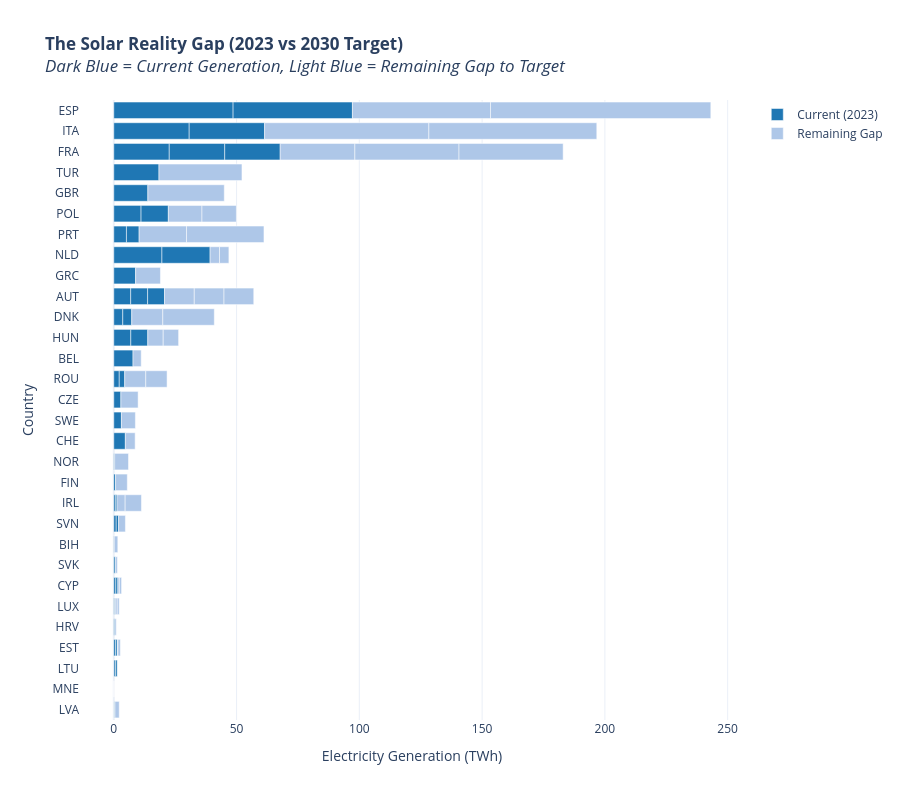

The cell this chart's notebook holds for it:
### Code cell
# Create an Interactive Bar Chart
plot_source = "Solar"

df_graph = (
    df_gap
    .query(f"source == '{plot_source}'")
    .sort_values(by='value_target', ascending=True)
    .rename(columns={"iso": "country", "value_history": "current_twh"})
)

fig = px.bar(
    df_graph, 
    y='country', 
    x=['current_twh', 'gap_twh'], 
    title=f'<b>The {plot_source} Reality Gap (2023 vs 2030 Target)</b><br><i>Dark Blue = Current Generation, Light Blue = Remaining Gap to Target</i>',
    labels={'value': 'Generation (TWh)', 'country': 'Country', 'variable': 'Metric'},
    orientation='h',  # Horizontal bars are easier to read for country names
    height=800,       # Tall chart to fit all countries
    color_discrete_map={'current_twh': '#1f77b4', 'gap_twh': '#aec7e8'} # Dark vs Light Blue
)

# Customizing the Layout for a Professional Look
fig.update_layout(
    xaxis_title="Electricity Generation (TWh)",
    legend_title_text="",
    showlegend=True,
    template="plotly_white",
    hovermode="y unified" # Shows both values when hovering over a country
)

# Fix the legend names
new_names = {'current_twh': 'Current (2023)', 'gap_twh': 'Remaining Gap'}
fig.for_each_trace(lambda t: t.update(name = new_names[t.name]))

fig.show()

### Figure 1 — Plotly figure (JSON) as saved in the notebook; plotly's stock layout.template omitted (floating-point values rounded to 4 significant figures)
{"data": [{"hovertemplate": "Metric=current_twh<br>Generation (TWh)=%{x}<br>Country=%{y}<extra></extra>", "legendgroup": "current_twh", "marker": {"color": "#1f77b4", "pattern": {"shape": ""}}, "name": "Current (2023)", "orientation": "h", "showlegend": true, "textposition": "auto", "type": "bar", "x": [0.24, 0.02, 0.69, 0.72, 0.41, 0.29, 0.29, 0.83, 0.61, 0.2, 0.72, 0.83, 0.24, 0.98, 0.65, 0.72, 0.36, 0.65, 4.71, 3.11, 2.89, 2.23, 2.23, 7.83, 6.93, 6.93, 3.66, 6.89, 8.89, 6.89, 6.89, 19.61, 19.61, 5.16, 3.66, 11.11, 11.11, 5.16, 13.88, 18.4, 22.59, 22.59, 22.59, 30.71, 30.71, 48.59, 48.59, 0.69, 0.98], "xaxis": "x", "y": ["LVA", "MNE", "LTU", "EST", "HRV", "LUX", "LUX", "CYP", "SVK", "BIH", "EST", "CYP", "LVA", "SVN", "IRL", "FIN", "NOR", "IRL", "CHE", "SWE", "CZE", "ROU", "ROU", "BEL", "HUN", "HUN", "DNK", "AUT", "GRC", "AUT", "AUT", "NLD", "NLD", "PRT", "DNK", "POL", "POL", "PRT", "GBR", "TUR", "FRA", "FRA", "FRA", "ITA", "ITA", "ESP", "ESP", "LTU", "SVN"], "yaxis": "y"}, {"hovertemplate": "Metric=gap_twh<br>Generation (TWh)=%{x}<br>Country=%{y}<extra></extra>", "legendgroup": "gap_twh", "marker": {"color": "#aec7e8", "pattern": {"shape": ""}}, "name": "Remaining Gap", "orientation": "h", "showlegend": true, "textposition": "auto", "type": "bar", "x": [-0.22, 0.032, -0.2364, 0.28, 0.6, 0.82, 0.822, 0.611, 0.86, 1.439, 0.95, 0.9, 1.74, 2.777, 3.33, 4.79, 5.629, 6.64, 3.99, 5.69, 7.02, 8.57, 8.67, 3.34, 6.27, 6.271, 12.64, 12.11, 10.11, 12.11, 12.11, 3.827, 3.83, 19.31, 20.98, 13.69, 14.01, 31.53, 31.12, 33.8, 30.41, 42.41, 42.41, 66.89, 68.39, 56.23, 89.72, NaN, NaN], "xaxis": "x", "y": ["LVA", "MNE", "LTU", "EST", "HRV", "LUX", "LUX", "CYP", "SVK", "BIH", "EST", "CYP", "LVA", "SVN", "IRL", "FIN", "NOR", "IRL", "CHE", "SWE", "CZE", "ROU", "ROU", "BEL", "HUN", "HUN", "DNK", "AUT", "GRC", "AUT", "AUT", "NLD", "NLD", "PRT", "DNK", "POL", "POL", "PRT", "GBR", "TUR", "FRA", "FRA", "FRA", "ITA", "ITA", "ESP", "ESP", "LTU", "SVN"], "yaxis": "y"}], "layout": {"barmode": "relative", "height": 800, "hovermode": "y unified", "legend": {"title": {"text": ""}, "tracegroupgap": 0}, "showlegend": true, "title": {"text": "<b>The Solar Reality Gap (2023 vs 2030 Target)</b><br><i>Dark Blue = Current Generation, Light Blue = Remaining Gap to Target</i>"}, "xaxis": {"anchor": "y", "domain": [0, 1], "title": {"text": "Electricity Generation (TWh)"}}, "yaxis": {"anchor": "x", "domain": [0, 1], "title": {"text": "Country"}}}}
